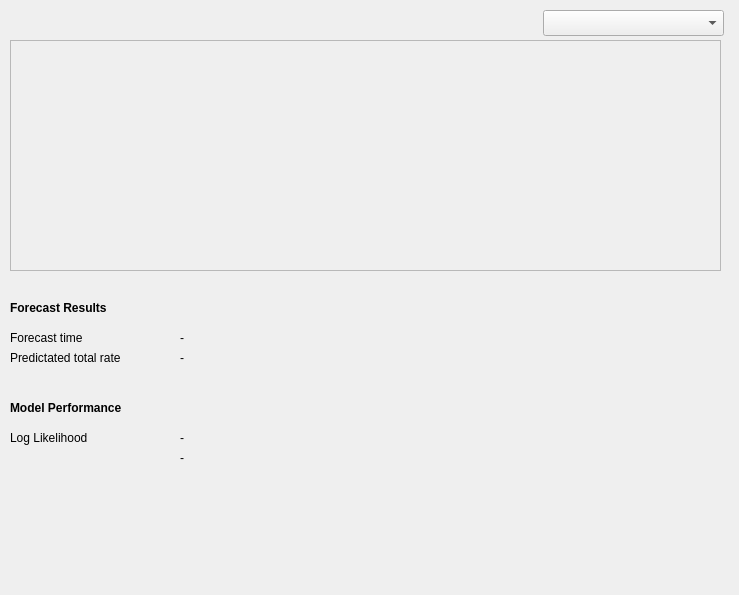
<?xml version="1.0" encoding="UTF-8"?>
<ui version="4.0">
 <class>ForecastWindow</class>
 <widget class="QDialog" name="ForecastWindow">
  <property name="geometry">
   <rect>
    <x>0</x>
    <y>0</y>
    <width>739</width>
    <height>595</height>
   </rect>
  </property>
  <property name="windowTitle">
   <string>Rates and Forecasts</string>
  </property>
  <widget class="QFrame" name="frame">
   <property name="geometry">
    <rect>
     <x>10</x>
     <y>40</y>
     <width>711</width>
     <height>231</height>
    </rect>
   </property>
   <property name="frameShape">
    <enum>QFrame::StyledPanel</enum>
   </property>
   <property name="frameShadow">
    <enum>QFrame::Raised</enum>
   </property>
   <widget class="RateForecastPlotWidget" name="rate_forecast_plot" native="true">
    <property name="geometry">
     <rect>
      <x>-1</x>
      <y>-1</y>
      <width>711</width>
      <height>231</height>
     </rect>
    </property>
   </widget>
  </widget>
  <widget class="QComboBox" name="modelSelectorComboBox">
   <property name="geometry">
    <rect>
     <x>543</x>
     <y>10</y>
     <width>181</width>
     <height>26</height>
    </rect>
   </property>
  </widget>
  <widget class="VoxelViewWidget" name="voxel_plot" native="true">
   <property name="geometry">
    <rect>
     <x>380</x>
     <y>300</y>
     <width>341</width>
     <height>281</height>
    </rect>
   </property>
  </widget>
  <widget class="QLabel" name="log_likelihood_label">
   <property name="geometry">
    <rect>
     <x>180</x>
     <y>430</y>
     <width>191</width>
     <height>16</height>
    </rect>
   </property>
   <property name="text">
    <string>-</string>
   </property>
  </widget>
  <widget class="QLabel" name="label_3">
   <property name="geometry">
    <rect>
     <x>10</x>
     <y>430</y>
     <width>101</width>
     <height>16</height>
    </rect>
   </property>
   <property name="text">
    <string>Log Likelihood</string>
   </property>
  </widget>
  <widget class="QLabel" name="fc_time_label">
   <property name="geometry">
    <rect>
     <x>180</x>
     <y>330</y>
     <width>191</width>
     <height>16</height>
    </rect>
   </property>
   <property name="text">
    <string>-</string>
   </property>
  </widget>
  <widget class="QLabel" name="label">
   <property name="geometry">
    <rect>
     <x>10</x>
     <y>330</y>
     <width>101</width>
     <height>16</height>
    </rect>
   </property>
   <property name="text">
    <string>Forecast time</string>
   </property>
  </widget>
  <widget class="QLabel" name="pred_rate_label">
   <property name="geometry">
    <rect>
     <x>180</x>
     <y>350</y>
     <width>111</width>
     <height>16</height>
    </rect>
   </property>
   <property name="text">
    <string>-</string>
   </property>
  </widget>
  <widget class="QLabel" name="label_2">
   <property name="geometry">
    <rect>
     <x>10</x>
     <y>350</y>
     <width>141</width>
     <height>16</height>
    </rect>
   </property>
   <property name="text">
    <string>Predictated total rate</string>
   </property>
  </widget>
  <widget class="QLabel" name="label_4">
   <property name="geometry">
    <rect>
     <x>10</x>
     <y>300</y>
     <width>141</width>
     <height>16</height>
    </rect>
   </property>
   <property name="font">
    <font>
     <weight>75</weight>
     <bold>true</bold>
    </font>
   </property>
   <property name="text">
    <string>Forecast Results</string>
   </property>
  </widget>
  <widget class="QLabel" name="rating_time_label">
   <property name="geometry">
    <rect>
     <x>180</x>
     <y>450</y>
     <width>191</width>
     <height>16</height>
    </rect>
   </property>
   <property name="text">
    <string>-</string>
   </property>
  </widget>
  <widget class="QLabel" name="label_5">
   <property name="geometry">
    <rect>
     <x>10</x>
     <y>400</y>
     <width>141</width>
     <height>16</height>
    </rect>
   </property>
   <property name="font">
    <font>
     <weight>75</weight>
     <bold>true</bold>
    </font>
   </property>
   <property name="text">
    <string>Model Performance</string>
   </property>
  </widget>
 </widget>
 <customwidgets>
  <customwidget>
   <class>RateForecastPlotWidget</class>
   <extends>QWidget</extends>
   <header>plots</header>
   <container>1</container>
  </customwidget>
  <customwidget>
   <class>VoxelViewWidget</class>
   <extends>QWidget</extends>
   <header>plots</header>
   <container>1</container>
  </customwidget>
 </customwidgets>
 <resources/>
 <connections/>
</ui>
